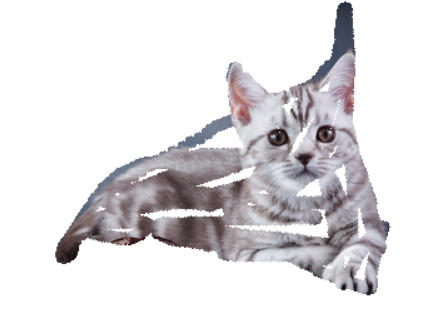
#> input picture images/img2.jpg, 425 x 314 px, given in place of 15.png, which was not available
$ jupyter execute 2_2_4.ipynb   (older library calls are emulated)   (text cells are left out)
#> lines starting #> are read from the running program, lines starting #| are printed output that depends on the picture; pictures that were not available may be replaced by others from this repository, and a replacement may not be noted
[cell 1]
import cv2;
import matplotlib.pyplot as plt
import matplotlib.image as mpimg
import math;
import numpy as np;
import os

# 定义一个函数，用于计算图像的暗通道
def DarkChannel(im, sz):
    # 分别获取图像的B, G, R通道
    b, g, r = cv2.split(im)
    # 计算暗通道，即在三个通道中取最小值
    dc = cv2.min(cv2.min(r, g), b)
    # 使用结构元素对暗通道进行腐蚀操作，以去除小的亮斑
    kernel = cv2.getStructuringElement(cv2.MORPH_RECT, (sz, sz))
    dark = cv2.erode(dc, kernel)
    return dark

# 定义一个函数，用于估计大气光, 大气光是一个图像去雾过程中的参数，是一种假设，即在图像中的某些区域，由于大气的原因，图像的亮度会比较高
def AtmLight(im, dark):
    # 获取图像的高度和宽度
    [h, w] = im.shape[:2]
    imsz = h * w
    # 计算需要采样的像素数量
    numpx = int(max(math.floor(imsz / 1000), 1))
    # 将暗通道和图像数据重塑为一维数组
    darkvec = dark.reshape(imsz)
    imvec = im.reshape(imsz, 3)
    # 获取暗通道中最暗的像素索引
    indices = darkvec.argsort()
    indices = indices[imsz - numpx::]
    # 计算大气光的估计值
    atmsum = np.zeros([1, 3])
    for ind in range(1, numpx):
        atmsum = atmsum + imvec[indices[ind]]
    A = atmsum / numpx
    return A

# 定义一个函数，用于估计透射图
def TransmissionEstimate(im, A, sz):
    # 设置omega值，用于调整暗通道的权重
    omega = 0.95
    # 创建一个空数组用于存储调整后的图像
    im3 = np.empty(im.shape, im.dtype)
    # 将图像的每个通道除以对应的大气光，以标准化
    for ind in range(0, 3):
        im3[:, :, ind] = im[:, :, ind] / A[0, ind]
    # 计算透射图
    transmission = 1 - omega * DarkChannel(im3, sz)
    return transmission

# 定义一个函数，用于引导滤波器
def Guidedfilter(im, p, r, eps):
    # 使用boxFilter进行均值滤波
    mean_I = cv2.boxFilter(im, cv2.CV_64F, (r, r))
    mean_p = cv2.boxFilter(p, cv2.CV_64F, (r, r))
    mean_Ip = cv2.boxFilter(im * p, cv2.CV_64F, (r, r))
    cov_Ip = mean_Ip - mean_I * mean_p
    mean_II = cv2.boxFilter(im * im, cv2.CV_64F, (r, r))
    var_I = mean_II - mean_I * mean_I
    # 计算引导滤波器的参数a和b
    a = cov_Ip / (var_I + eps)
    b = mean_p - a * mean_I
    mean_a = cv2.boxFilter(a, cv2.CV_64F, (r, r))
    mean_b = cv2.boxFilter(b, cv2.CV_64F, (r, r))
    # 应用引导滤波器
    q = mean_a * im + mean_b
    return q


# 定义一个函数，用于细化透射图
def TransmissionRefine(im, et):
    # 将图像转换为灰度图并归一化
    gray = cv2.cvtColor(im, cv2.COLOR_BGR2GRAY)
    gray = np.float64(gray) / 255
    # 设置引导滤波器的参数
    r = 60
    eps = 0.0001
    # 使用引导滤波器细化透射图
    t = Guidedfilter(gray, et, r, eps)
    return t

# 定义一个函数，用于恢复图像
def Recover(im, t, A, tx = 0.1):
    # 创建一个空数组用于存储恢复后的图像
    res = np.empty(im.shape, im.dtype)
    # 确保透射图的值不小于tx
    t = cv2.max(t, tx)
    # 恢复图像的每个通道
    for ind in range(0, 3):
        res[:, :, ind] = (im[:, :, ind] - A[0, ind]) / t + A[0, ind]
    return res

if __name__ == '__main__':
    import sys
    try:
        fn = sys.argv[1]
    except:
        fn = './image/15.png'

    def nothing(*argv):
        pass

    fn = './image/15.png'
    src = cv2.imread(fn);
#> src is the input picture: shape (314, 425, 3); mean B, G, R 224.2, 222.1, 224.2
    I = src.astype('float64')/255;

    dark = DarkChannel(I,15);
#> in DarkChannel, `dark = cv2.erode(dc, kernel)`:
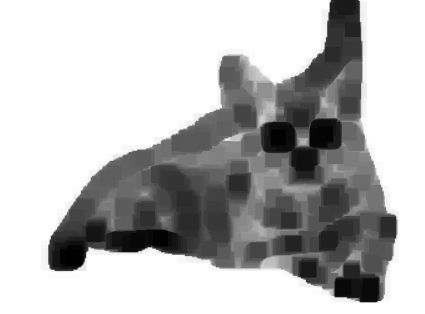
#> dark: shape (314, 425) float64; min 0, max 1, mean 0.729
    A = AtmLight(I,dark);
#> in AtmLight, `indices = indices[imsz - numpx::]`: indices = 133 values, max 133449 at index 131, min 0 at index 132, mean 100288.3
#> the loop in AtmLight, `for ind in range(1, numpx):` made 132 passes
#> atmsum on passes 1 to 12: [[1, 1, 1]], [[2, 2, 2]], [[3, 3, 3]], [[4, 4, 4]], [[5, 5, 5]], [[6, 6, 6]], [[7, 7, 7]], [[8, 8, 8]], [[9, 9, 9]], [[10, 10, 10]], [[11, 11, 11]], [[12, 12, 12]]
#> after the loop in AtmLight, `for ind in range(1, numpx):`: atmsum = [[132, 132, 132]]
#> in AtmLight, `A = atmsum / numpx`: A = [[0.992, 0.992, 0.992]]
#> A = [[0.992, 0.992, 0.992]]
    te = TransmissionEstimate(I,A,15);
    t = TransmissionRefine(src,te);
#> in Guidedfilter, `mean_a = cv2.boxFilter(a, cv2.CV_64F, (r, r))`:
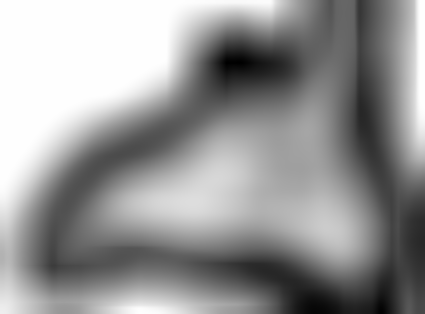
#> mean_a: shape (314, 425) float64; min -1.32, max 1.6e-12, mean -0.543; drawn with min black and max white
#> in Guidedfilter, `mean_b = cv2.boxFilter(b, cv2.CV_64F, (r, r))`:
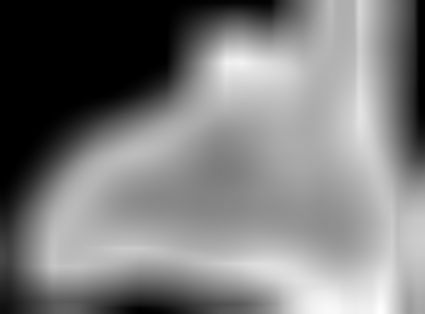
#> mean_b: shape (314, 425) float64; min 0.0428, max 1.55, mean 0.775; drawn with min black and max white
    J = Recover(I,t,A,0.1);
#> after the loop in Recover, `for ind in range(0, 3):`:
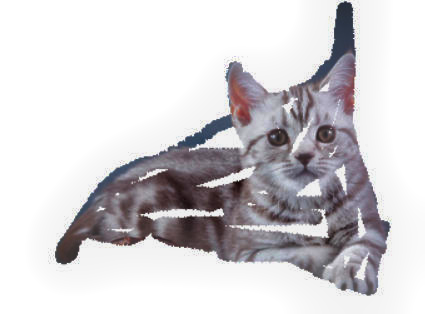
#> res: shape (314, 425, 3) float64; mean B, G, R 0.869, 0.856, 0.867; drawn with min black and max white

    cv2.imshow("dark",dark);
    cv2.imshow("t",t);
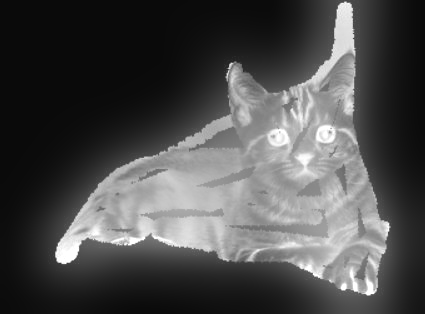
#> window 't': shape (314, 425); min 10, max 255, mean 76.5
    cv2.imshow('I',src);
    cv2.imshow('J',J);
    # cv2.imwrite("./image/J.png",J*255);
    cv2.waitKey();
    plt.imshow(src)
    plt.axis('off')
    plt.show()
    plt.imshow(J)
    plt.axis('off')
    plt.show()
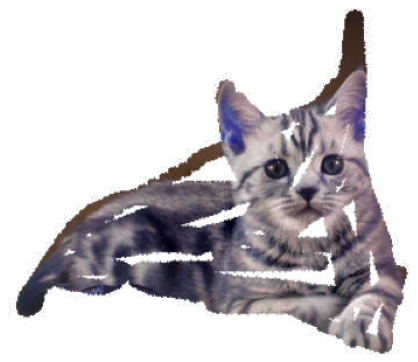
#> figure drawn by matplotlib, 1 panel; B, G, R data is drawn as R, G, B

[cell 2]
fn = './image/1.png'
src = cv2.imread(fn);
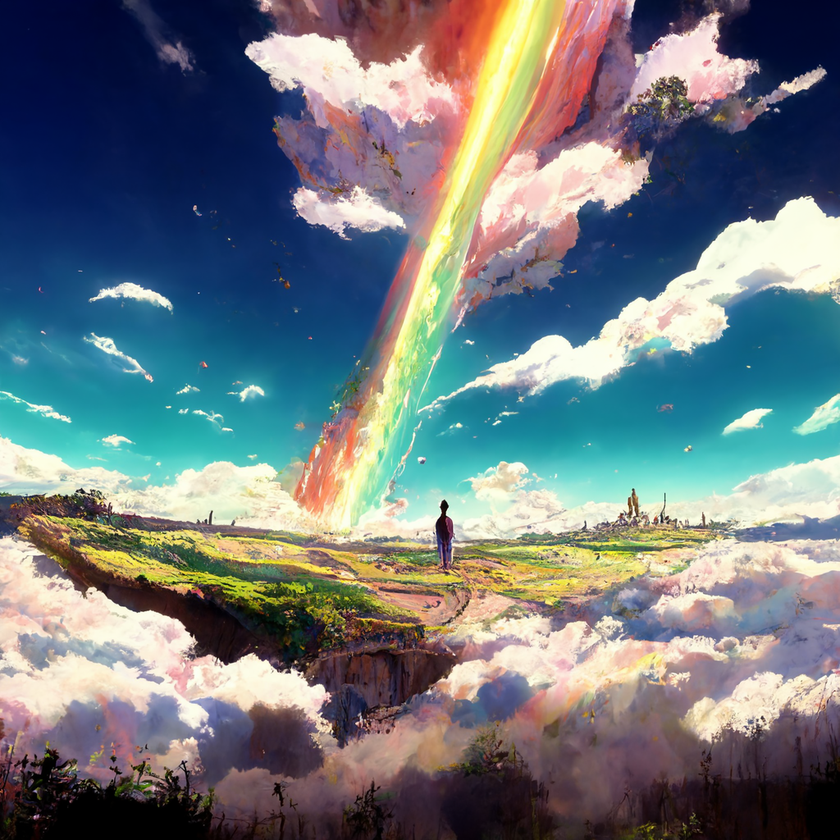
#> input picture images/image.png, 840 x 840 px, shrunk from 1024 x 1024 before the run, given in place of 1.png, which was not available
#> src is the input picture: shape (840, 840, 3); mean B, G, R 125.7, 121.1, 111.8
I = src.astype('float64')/255;
#> I: shape (840, 840, 3) float64

dark = DarkChannel(I,15);
#> call 3 of DarkChannel, with sz = 15
#> in DarkChannel (call 3), `dark = cv2.erode(dc, kernel)`:
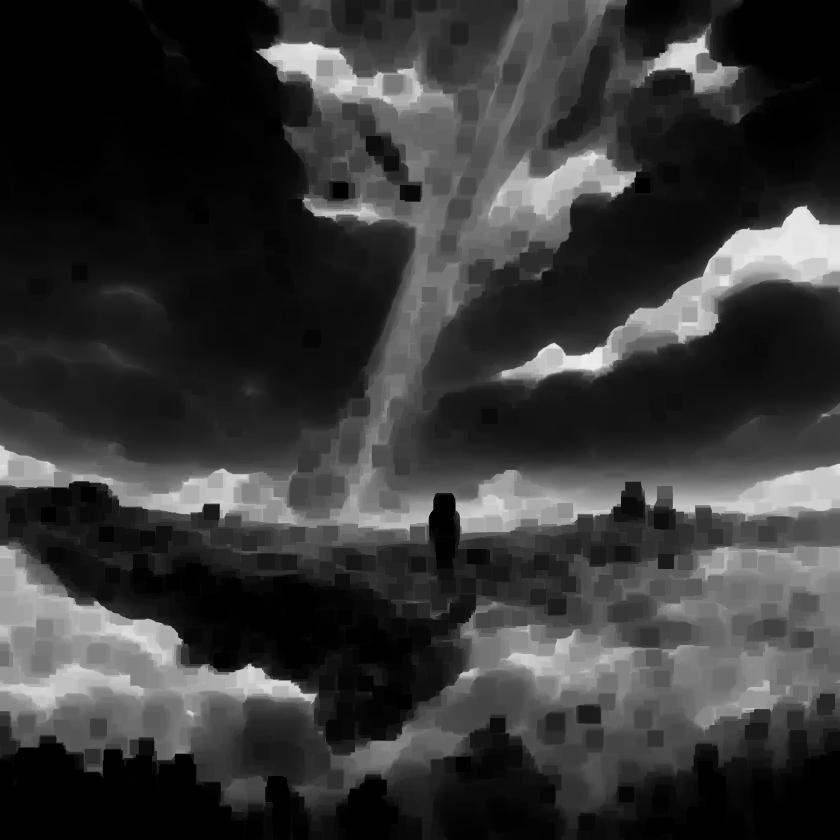
#> dark: shape (840, 840) float64; min 0, max 0.929, mean 0.214
A = AtmLight(I,dark);
#> the loop in AtmLight (call 2), `for ind in range(1, numpx):` made 704 passes
#> atmsum on passes 1 to 3: [[0.918, 0.996, 0.992]], [[1.84, 1.99, 1.98]], [[2.75, 2.99, 2.98]]
#> A = [[0.922, 0.994, 0.987]]
te = TransmissionEstimate(I,A,15);
#> call 2 of TransmissionEstimate, with A = array of shape (1, 3), sz = 15
#> in TransmissionEstimate (call 2), `transmission = 1 - omega * DarkChannel(im3, sz)`:
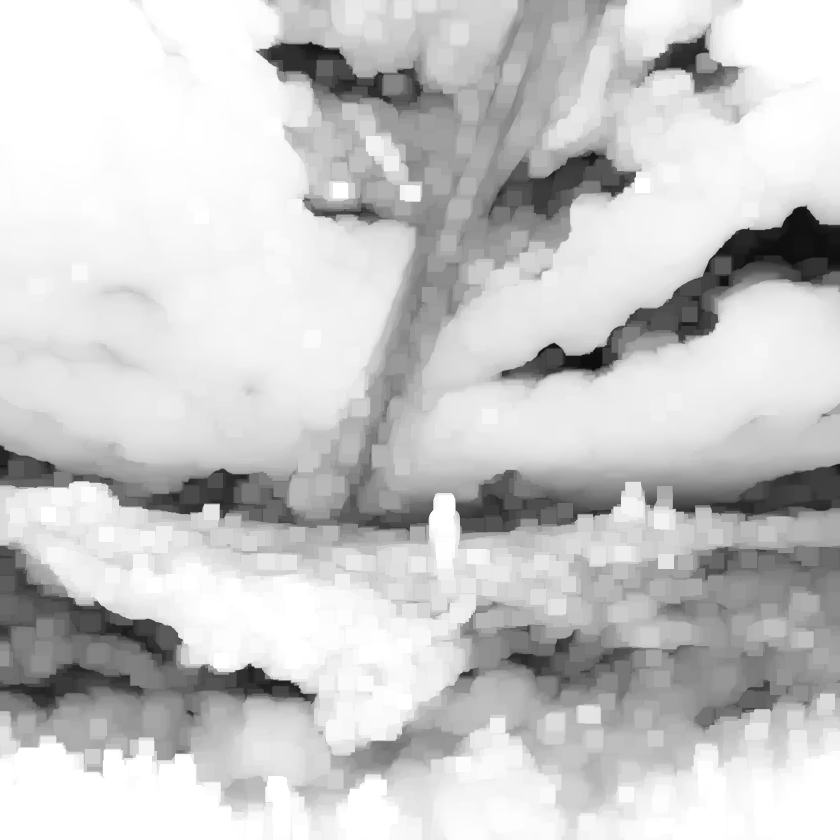
#> transmission: shape (840, 840) float64; min 0.054, max 1, mean 0.789
t = TransmissionRefine(src,te);
#> in TransmissionRefine (call 2), `gray = cv2.cvtColor(im, cv2.COLOR_BGR2GRAY)`:
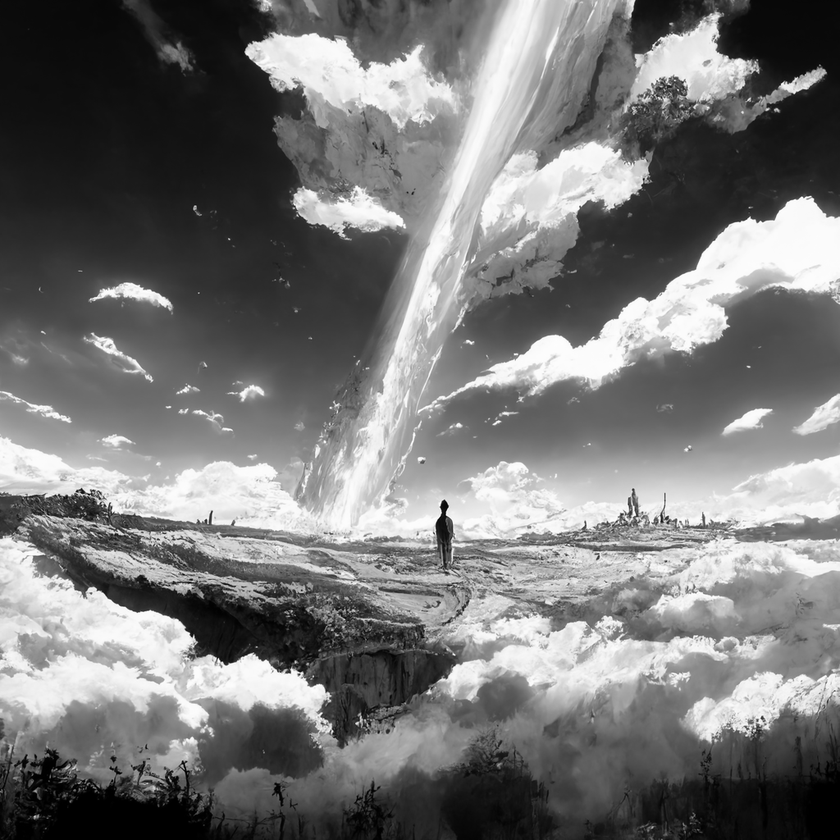
#> gray: shape (840, 840); min 0, max 255, mean 118.9
J = Recover(I,t,A,0.1);

plt.imshow(src)
plt.axis('off')
plt.show()
plt.imshow(J)
plt.axis('off')
plt.show()

[cell 3]
fn = './image/2.png'
src = cv2.imread(fn);
I = src.astype('float64')/255;

dark = DarkChannel(I,15);
A = AtmLight(I,dark);
te = TransmissionEstimate(I,A,15);
t = TransmissionRefine(src,te);
J = Recover(I,t,A,0.1);
